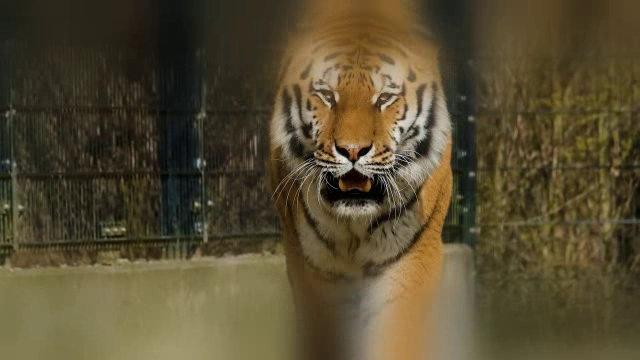
#> input picture frame 4 of filtragem-espacial-II/output/output.avi, 640 x 360 px, given in place of tigre.mp4, which was not available
$ python tiltshiftvideo.py
#> lines starting #> are read from the running program, lines starting #| are printed output that depends on the picture; pictures that were not available may be replaced by others from this repository, and a replacement may not be noted
import cv2
import numpy as np
import argparse

def resize(frame):
    aspect_ratio = 640.0 / frame.shape[1]
    new_dimension = (640, int(frame.shape[0] * aspect_ratio))
    return cv2.resize(frame, new_dimension, fx=0, fy=0, interpolation=cv2.INTER_AREA)

parser = argparse.ArgumentParser()
parser.add_argument('-c', '--color', type=str, default='rgb',
    help='Color space: "rgb" (default), "gray"')
args = vars(parser.parse_args())

capture = cv2.VideoCapture('resources/tigre.mp4')
exist_frame, frame = capture.read()
#> frame is the input picture: shape (360, 640, 3); mean B, G, R 49.1, 75.8, 86.4

frame = resize(frame)

height, weigth = frame.shape[:2]
#> height = 360; weigth = 640

cv2.namedWindow('Original')
cv2.namedWindow('Tiltshift')

cv2.createTrackbar('height', 'Tiltshift', int(height / 2), height, (lambda a: None))
cv2.createTrackbar('d', 'Tiltshift', 50, 100, (lambda a: None))
cv2.createTrackbar('vertical', 'Tiltshift', int(height / 2), height, (lambda a: None))
cv2.createTrackbar('gauss', 'Tiltshift', 50, 100, (lambda a: None))

fourcc = cv2.VideoWriter_fourcc(*'XVID')
out = cv2.VideoWriter('output/output.avi', fourcc, 5, (weigth, height))

speed = 20
discard_frames = 0
while True:
    exist_frame, frame = capture.read()
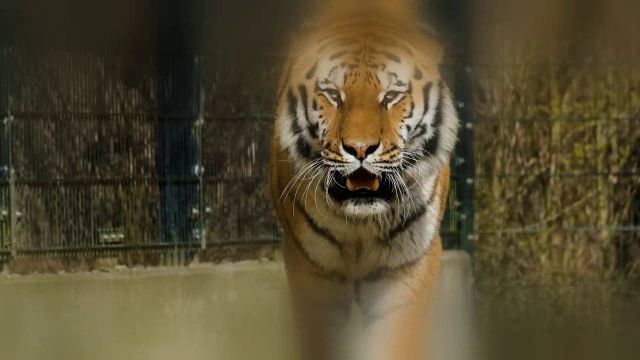
#> input picture frame 5 of filtragem-espacial-II/output/output.avi, 640 x 360 px, given in place of tigre.mp4, which was not available
#> frame is the input picture: shape (360, 640, 3); mean B, G, R 48.4, 74.6, 84.4
    if not exist_frame:
        break

    if args['color'] == 'rgb':
        frame = cv2.cvtColor(frame, cv2.IMREAD_COLOR)
    elif args['color'] == 'gray':
        frame = cv2.cvtColor(frame, cv2.COLOR_BGR2GRAY)

    frame = resize(frame)

    cv2.imshow('Original', frame)

    if discard_frames == 0:
        center = cv2.getTrackbarPos('height', 'Tiltshift')
        decay = cv2.getTrackbarPos('d', 'Tiltshift')
        vertical = cv2.getTrackbarPos('vertical', 'Tiltshift')
        gauss = cv2.getTrackbarPos('gauss', 'Tiltshift')

        l1 = center - (vertical / 2)
        l2 = center + (vertical / 2)

        x = np.arange(height, dtype=np.float32)
#> x = 360 values from 0 to 359

        if decay == 0:
            decay = 1
            alpha_x = np.sign((np.tanh((x - l1) / decay) - np.tanh((x - l2) / decay)) - 1)
            alpha_x[alpha_x < 0] = 0
            alpha_x[alpha_x > 1] = 1
        else:
            alpha_x = (np.tanh((x - l1) / decay) - np.tanh((x - l2) / decay)) / 2

        mask = np.repeat(alpha_x, weigth).reshape(frame.shape[:2])

        image_blur = cv2.GaussianBlur(frame, (gauss * 2 + 1, gauss * 2 + 1), 0)
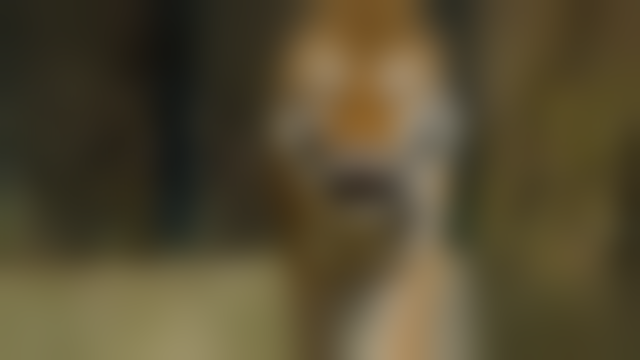
#> image_blur: shape (360, 640, 3); mean B, G, R 48.4, 74.6, 84.4
        if len(frame.shape) == 3:
            mask = cv2.cvtColor(mask, cv2.COLOR_GRAY2BGR)
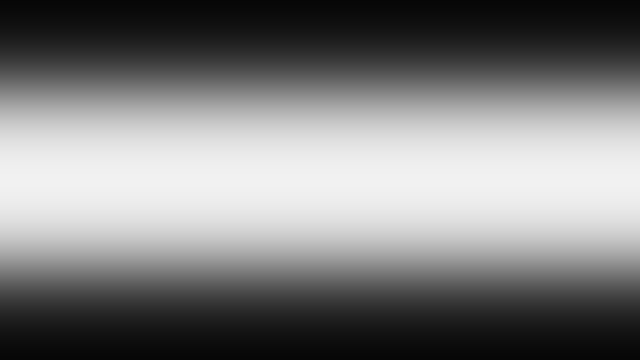
#> mask: shape (360, 640, 3) float32; min 0.0266, max 0.947, mean 0.496

        output = cv2.convertScaleAbs(frame * mask + image_blur * (1 - mask))

        cv2.imshow('Tiltshift', output)

        out.write(output)

        if cv2.waitKey(1) & 0xFF == ord('q'):
#> (key q is pressed here)
            print("Exit")
            break

        discard_frames += 1
        discard_frames = discard_frames % speed

    else:
        discard_frames += 1
        discard_frames = discard_frames % speed

capture.release()
out.release()
cv2.destroyAllWindows()

$ run again, starting later in the video
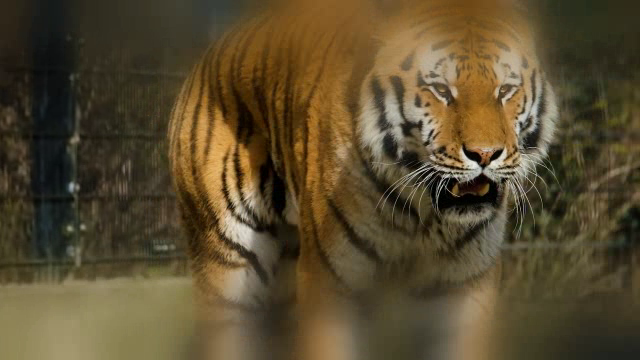
#> input picture frame 21 of filtragem-espacial-II/output/output.avi, 640 x 360 px, given in place of tigre.mp4, which was not available
#> frame is the input picture: shape (360, 640, 3); mean B, G, R 46.8, 75.2, 89.2
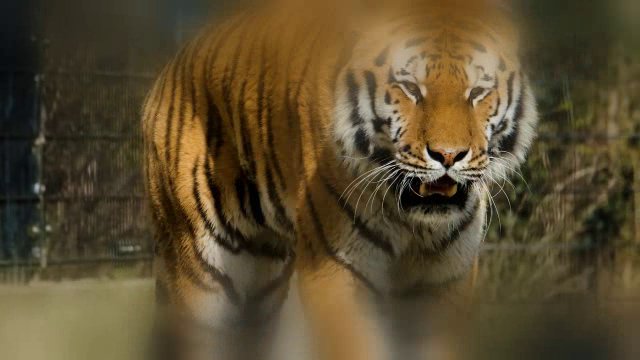
#> input picture frame 22 of filtragem-espacial-II/output/output.avi, 640 x 360 px, given in place of tigre.mp4, which was not available
#> frame is the input picture: shape (360, 640, 3); mean B, G, R 46.9, 75.2, 89.6
#> `image_blur = cv2.GaussianBlur(frame, (gauss * 2 + 1, gauss * 2 + 1), 0)`:
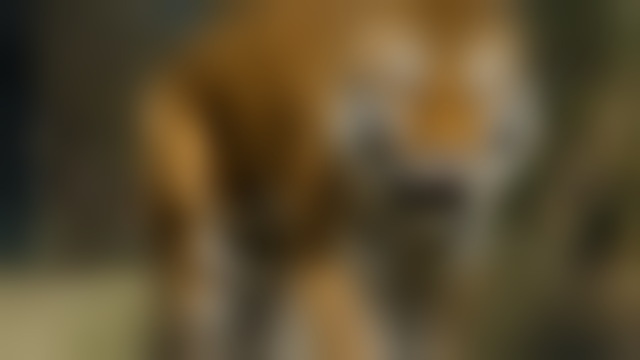
#> image_blur: shape (360, 640, 3); mean B, G, R 46.9, 75.2, 89.6

$ run again, starting later in the video
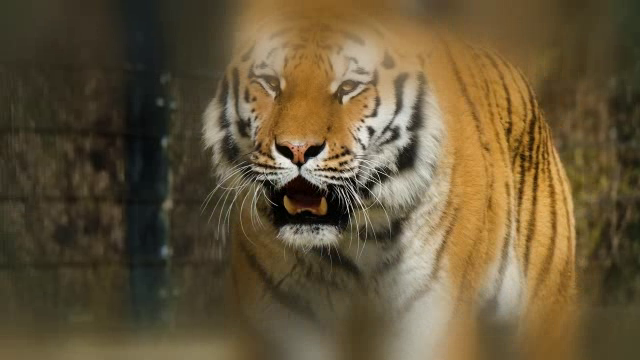
#> input picture frame 38 of filtragem-espacial-II/output/output.avi, 640 x 360 px, given in place of tigre.mp4, which was not available
#> frame is the input picture: shape (360, 640, 3); mean B, G, R 56.3, 85.1, 100.6
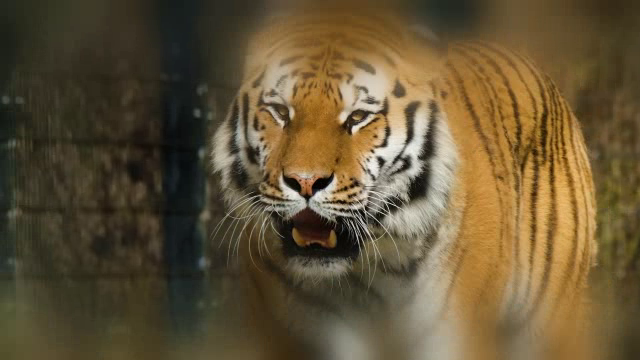
#> input picture frame 39 of filtragem-espacial-II/output/output.avi, 640 x 360 px, given in place of tigre.mp4, which was not available
#> frame is the input picture: shape (360, 640, 3); mean B, G, R 54.3, 83.9, 99.9
#> `image_blur = cv2.GaussianBlur(frame, (gauss * 2 + 1, gauss * 2 + 1), 0)`:
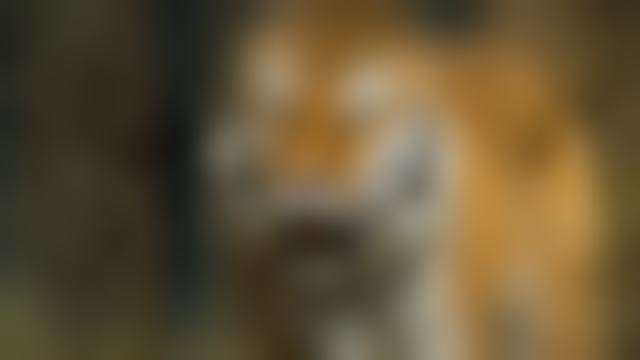
#> image_blur: shape (360, 640, 3); mean B, G, R 54.3, 83.9, 100
